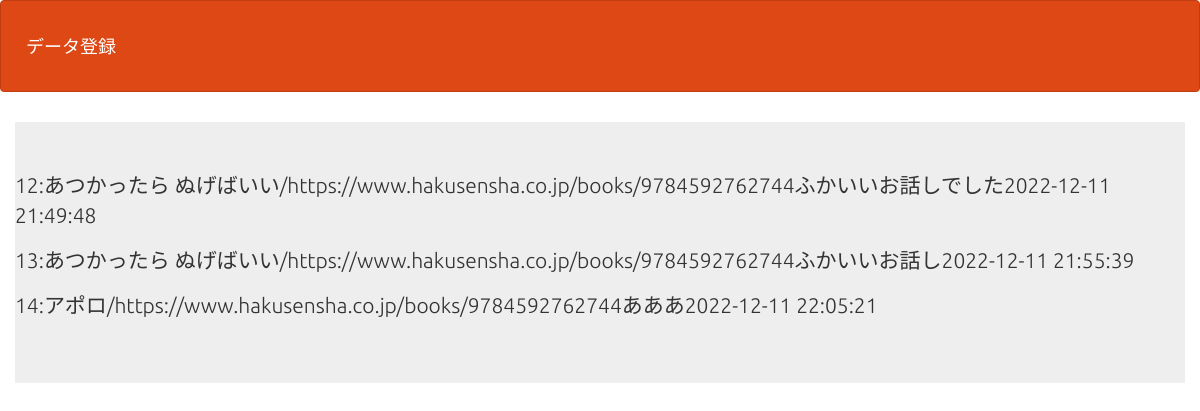
The page /select.php on the database its author committed.
### tables this page shows
CREATE TABLE `gs_bm_table` (
  `id` int(12) NOT NULL,
  `name` varchar(64) NOT NULL,
  `url` varchar(1000) NOT NULL,
  `content` text NOT NULL,
  `date` datetime NOT NULL
);

### select.php (the view, shortened to what this page needs)
<?php
function h($str)
{
  return htmlspecialchars($str, ENT_QUOTES);
}
try {
    $pdo = new PDO('mysql:dbname=gs_db;charset=utf8;host=localhost', 'root', '');
} catch (PDOException $e) {
    exit('DBConnectError'.$e->getMessage());
}
$stmt = $pdo->prepare("SELECT * FROM gs_bm_table;");
$status = $stmt->execute();
$view="";
if ($status==false) {
    $error = $stmt->errorInfo();
    exit("ErrorQuery:".$error[2]);
} else {
    while ($result = $stmt->fetch(PDO::FETCH_ASSOC)) {
      $view .= '<p>' . $result['id']. ':' . h($result['name']) . '/' . h($result['url']). h($result['content']). h($result['date']) .  '</p>';
    }
}
?>
<!DOCTYPE html>
<html lang="ja">
<head>
<link rel="stylesheet" href="css/range.css">
<link href="css/bootstrap.min.css" rel="stylesheet">
</head>
<body id="main">
<header>
  <nav class="navbar navbar-default">
    <div class="container-fluid">
      <div class="navbar-header">
      <a class="navbar-brand" href="index.php">データ登録</a>
      </div>
    </div>
  </nav>
</header>
<div>
    <div class="container jumbotron"><?= $view ?></div>
</div>
</body>
</html>

### select.php (style rules this page uses)
div { padding: 10px;font-size:16px; }

### rows shown on the page
gs_bm_table: id "12", name "あつかったら ぬげばいい", url "https://www.hakusensha.co.jp/books/9784592762744", content "ふかいいお話しでした", date "2022-12-11 21:49:48"
gs_bm_table: id "13", name "あつかったら ぬげばいい", url "https://www.hakusensha.co.jp/books/9784592762744", content "ふかいいお話し", date "2022-12-11 21:55:39"
gs_bm_table: id "14", name "アポロ", url "https://www.hakusensha.co.jp/books/9784592762744", content "あああ", date "2022-12-11 22:05:21"
